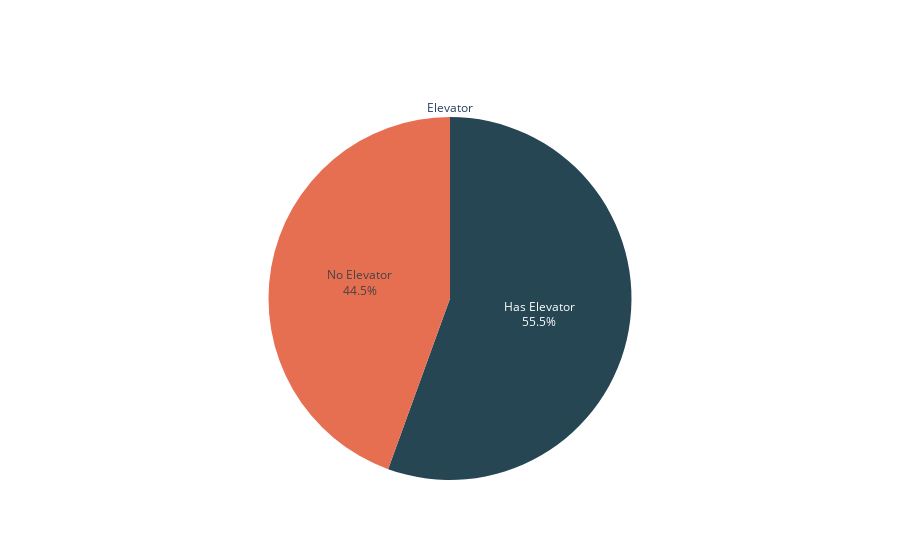

The code cell stored with this chart in its notebook:
### Code cell
df = data["elevator"].replace({
    True: "Has Elevator",
    False:"No Elevator"
    }).value_counts().reset_index()
fig = go.Figure(go.Pie(
    name = "",
    values = df["count"],
    labels = df["elevator"],
    text = df["elevator"],
    hovertemplate = "%{label}: <br>Count: %{count}",
    marker={
        "colors":["#264653","#e76f51"]
    },
    title="Elevator"
))
fig.update_layout(showlegend=False)
fig.show()

### Figure 1 — Plotly figure (JSON) as saved in the notebook; plotly's stock layout.template omitted (floating-point values rounded to 4 significant figures)
{"data": [{"hovertemplate": "%{label}: <br>Count: %{count}", "labels": ["Has Elevator", "No Elevator"], "marker": {"colors": ["#264653", "#e76f51"]}, "name": "", "text": ["Has Elevator", "No Elevator"], "title": {"text": "Elevator"}, "type": "pie", "values": [2247, 1799]}], "layout": {"showlegend": false}}
